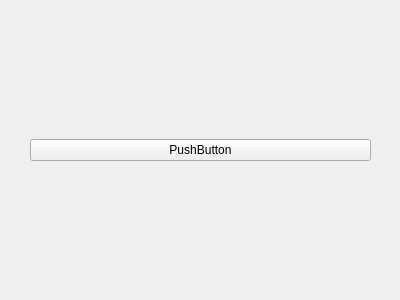
<?xml version="1.0" encoding="UTF-8"?>
<ui version="4.0">
 <class>Form</class>
 <widget class="QWidget" name="Form">
  <property name="geometry">
   <rect>
    <x>0</x>
    <y>0</y>
    <width>400</width>
    <height>300</height>
   </rect>
  </property>
  <property name="windowTitle">
   <string>Form</string>
  </property>
  <widget class="QWidget" name="horizontalLayoutWidget">
   <property name="geometry">
    <rect>
     <x>30</x>
     <y>30</y>
     <width>341</width>
     <height>241</height>
    </rect>
   </property>
   <layout class="QHBoxLayout" name="horizontalLayout">
    <item>
     <widget class="QPushButton" name="pushButton">
      <property name="text">
       <string>PushButton</string>
      </property>
     </widget>
    </item>
   </layout>
  </widget>
 </widget>
 <resources/>
 <connections/>
</ui>
